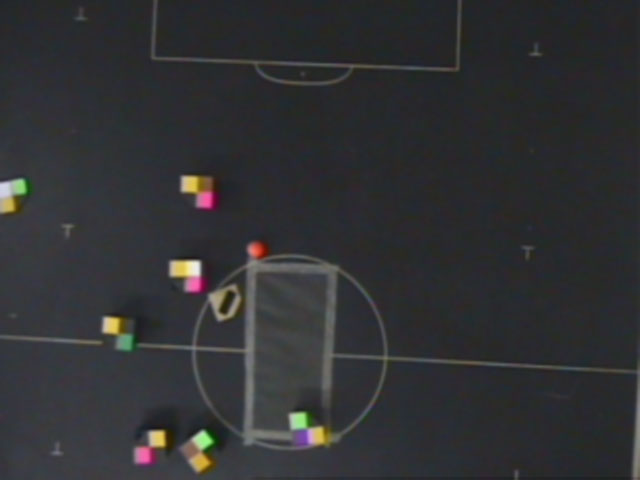
//> input picture Server/PeriksaWarna/gb5.jpg, 640 x 480 px
$ ./main   (built with g++ and OpenCV 4)
//> lines starting //> are read from the running program, lines starting //| are printed output that depends on the picture; after the words box and inside, x2 and y2 are one past the last pixel; in counts of white or black regions, pixels touching at a corner belong together
/**
 *
 * Jalankan lalu klik salah satu titik di gambar
 *
 **/

#include <iostream>
#include <opencv2/core/core.hpp>
#include <opencv2/imgproc/imgproc.hpp>
#include <opencv2/highgui/highgui.hpp>

using namespace std;

cv::Mat image;
cv::Mat result[4];
cv::Vec3b color[4];
int colorCode[] = {0, CV_BGR2HSV, CV_BGR2YUV, CV_BGR2YCrCb};
char windowName[4][30] = {"Result BGR", "Result HSV", "Result YUV", "Result YCrCb"};
char colorName[4][6] = {"BGR", "HSV", "YUV", "YCrCb"};

int colorDistance(const cv::Vec3b& color, int r, int g, int b) {
	return abs(color[0]-r)+
		abs(color[1]-g)+
		abs(color[2]-b);
}

static void onMouse( int event, int x, int y, int, void* )
{
	if( event != CV_EVENT_LBUTTONDOWN )
        return;

	cout<< x << "," << y <<endl;

	int minDistance = 25;

	cv::Mat img, imgHSV, imgYUV, imgYCB;

	for(int i=0;i<4;i++){
		if(i==0) result[i] = image.clone();
		else cv::cvtColor(image, result[i], colorCode[i]);
		color[i] = result[i].at<cv::Vec3b>(y, x);

		cout<< "* " << colorName[i] << "\t: "
			<< (int)color[i][0] << " "
			<< (int)color[i][1] << " "
			<< (int)color[i][2] << endl;
	}
	double duration;
	duration = static_cast<double>(cv::getTickCount());

	/* Ini yang dipake sama MyApplication
	 *
	 * Lambat :p
	 **/

	//for(int k = 0; k<4; k++){
	//	for(int i = 0; i< image.rows; i++){
	//		for(int j = 0; j< image.cols; j++){
	//			if(colorDistance(color[k], result[k].at<cv::Vec3b>(i, j)) > minDistance){
	//				result[k].at<cv::Vec3b>(i, j)[0] = 0;
	//				result[k].at<cv::Vec3b>(i, j)[1] = 0;
	//				result[k].at<cv::Vec3b>(i, j)[2] = 0;
	//			} else {
	//				result[k].at<cv::Vec3b>(i, j)[0] = 255;
	//				result[k].at<cv::Vec3b>(i, j)[1] = 255;
	//				result[k].at<cv::Vec3b>(i, j)[2] = 255;
	//			}
	//		}
	//	}
	//}

	/* Ini lebih cepet
	 * Tapi script lebih panjang
	 * Lebih ribet
	 * Rawan error :p
	 **/
	for(int k = 0; k<4; k++){
		int nr = result[k].rows;
		int nc = result[k].cols * result[k].channels();

		if(result[k].isContinuous()){
			nc = nc * nr;
			nr = 1;
		}
		for(int i = 0; i< nr; i++){
			uchar* data = result[k].ptr<uchar>(i);
			int mc = nc / result[k].channels();
			for(int j = 0; j< mc; j++){
				if(colorDistance(color[k], (int)data[0], (int)data[1], (int)data[2]) > minDistance){
					*data++ = 0;
					*data++ = 0;
					*data++ = 0;
				} else {
					*data++ = 255;
					*data++ = 255;
					*data++ = 255;
				}
			}
		}
	}

	duration = static_cast<double>(cv::getTickCount())-duration;
	duration /= cv::getTickFrequency();

	cout << "Elapsed Time : " << duration << endl;

	for(int i=0; i<4;i++){
		cv::namedWindow(windowName[i]);
		cv::imshow(windowName[i], result[i]);
	}

	cout<<endl;

}

int main() {
	image = cv::imread("gb5.jpg");
//> image is the input picture: 480 rows x 640 cols, CV_8UC3; mean B, G, R 51.8, 49.6, 48.9

	cv::namedWindow("Original Image");
	cv::imshow("Original Image", image);
	cv::setMouseCallback( "Original Image", onMouse, 0 );
	cv::waitKey();
//> the left mouse button is pressed and released at (160, 120)
//> the loop in onMouse, `for(int i=0;i<4;i++)` made 4 passes
//| * BGR	: 43 43 43
//| * HSV	: 0 0 43
//| * YUV	: 43 128 128
//| * YCrCb	: 43 128 128
//> after the loop in onMouse, `for(int k = 0; k<4; k++)`:
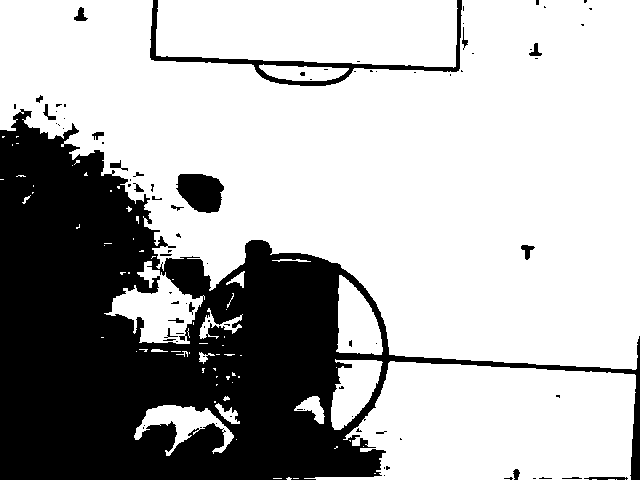
//> result[0]: 480 rows x 640 cols, CV_8UC3; 69.6% white; 88 black regions (66 under 20 px), largest, box (x1, y1, x2, y2) and area: (0, 109, 640, 480) 88086, (150, 0, 462, 86) 2495, (176, 174, 224, 213) 1402
//> after the loop in onMouse, `for(int k = 0; k<4; k++)`: result[1]: 480 rows x 640 cols, CV_8UC3; 3.1% white in thin lines or dots
//> after the loop in onMouse, `for(int k = 0; k<4; k++)`: result[2]: 480 rows x 640 cols, CV_8UC3; 90.9% white; 70 black regions (44 under 20 px), largest, box (x1, y1, x2, y2) and area: (99, 240, 640, 480) 18970, (171, 428, 226, 480) 1757, (151, 0, 461, 85) 1631
//> after the loop in onMouse, `for(int k = 0; k<4; k++)`: result[3]: 480 rows x 640 cols, CV_8UC3; 91% white; 64 black regions (38 under 20 px), largest, box (x1, y1, x2, y2) and area: (99, 240, 640, 480) 17735, (169, 428, 223, 480) 1756, (151, 0, 461, 85) 1627
//> the left mouse button is pressed and released at (480, 120)
//> call 3 of onMouse, with event = 1, x = 480, y = 120
//> the loop in onMouse (call 3), `for(int i=0;i<4;i++)` made 4 passes
//| * BGR	: 38 39 43
//| * HSV	: 6 30 43
//| * YUV	: 40 127 131
//| * YCrCb	: 40 130 127
//> after the loop in onMouse (call 3), `for(int k = 0; k<4; k++)`: result[0]: 480 rows x 640 cols, CV_8UC3; 63.9% white; 114 black regions (97 under 20 px), largest, box (x1, y1, x2, y2) and area: (0, 80, 640, 480) 106996, (150, 0, 462, 86) 2723, (73, 6, 88, 22) 127
//> after the loop in onMouse (call 3), `for(int k = 0; k<4; k++)`: result[1]: 480 rows x 640 cols, CV_8UC3; 1.1% white in thin lines or dots
//> after the loop in onMouse (call 3), `for(int k = 0; k<4; k++)`: result[2]: 480 rows x 640 cols, CV_8UC3; 83% white; 92 black regions (55 under 20 px), largest, box (x1, y1, x2, y2) and area: (0, 240, 640, 480) 41211, (151, 0, 461, 86) 1889, (0, 173, 61, 216) 1599
//> after the loop in onMouse (call 3), `for(int k = 0; k<4; k++)`:
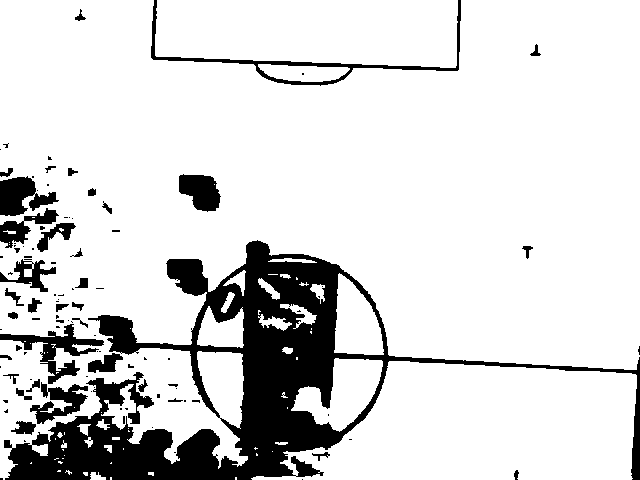
//> result[3]: 480 rows x 640 cols, CV_8UC3; 84.5% white; 104 black regions (66 under 20 px), largest, box (x1, y1, x2, y2) and area: (4, 240, 640, 480) 36169, (151, 0, 461, 86) 1848, (0, 324, 104, 384) 1701
//> the left mouse button is pressed and released at (480, 360)
//> the loop in onMouse (call 5), `for(int i=0;i<4;i++)` made 4 passes
//| * BGR	: 39 44 45
//| * HSV	: 25 34 45
//| * YUV	: 44 126 129
//| * YCrCb	: 44 129 125
//> after the loop in onMouse (call 5), `for(int k = 0; k<4; k++)`: result[0]: 480 rows x 640 cols, CV_8UC3; 68.8% white; 136 black regions (110 under 20 px), largest, box (x1, y1, x2, y2) and area: (0, 96, 640, 480) 90271, (150, 0, 462, 86) 2566, (176, 174, 223, 213) 1401
//> after the loop in onMouse (call 5), `for(int k = 0; k<4; k++)`:
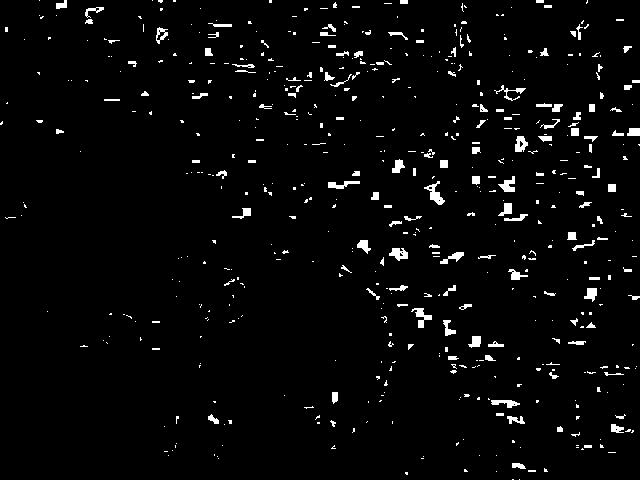
//> result[1]: 480 rows x 640 cols, CV_8UC3; 3.1% white; 556 white regions (416 under 20 px), largest, box (x1, y1, x2, y2) and area: (424, 181, 445, 205) 191, (411, 308, 432, 328) 167, (389, 248, 408, 261) 155
//> after the loop in onMouse (call 5), `for(int k = 0; k<4; k++)`: result[2]: 480 rows x 640 cols, CV_8UC3; 90% white; 105 black regions (76 under 20 px), largest, box (x1, y1, x2, y2) and area: (99, 241, 640, 480) 20319, (66, 428, 235, 480) 3861, (151, 0, 461, 85) 1594
//> after the loop in onMouse (call 5), `for(int k = 0; k<4; k++)`:
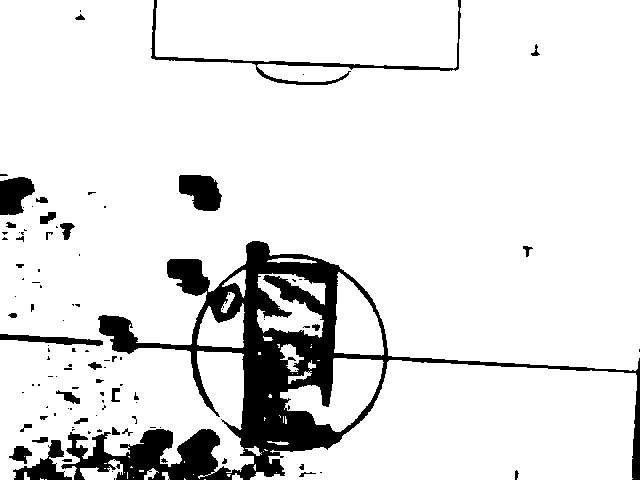
//> result[3]: 480 rows x 640 cols, CV_8UC3; 89.1% white; 105 black regions (69 under 20 px), largest, box (x1, y1, x2, y2) and area: (61, 241, 640, 480) 26309, (151, 0, 461, 85) 1620, (179, 175, 222, 211) 1135
//> the left mouse button is pressed and released at (160, 360)
//> the loop in onMouse (call 7), `for(int i=0;i<4;i++)` made 4 passes
//| * BGR	: 60 54 49
//| * HSV	: 106 47 60
//| * YUV	: 53 131 124
//| * YCrCb	: 53 125 132
//> after the loop in onMouse (call 7), `for(int k = 0; k<4; k++)`:
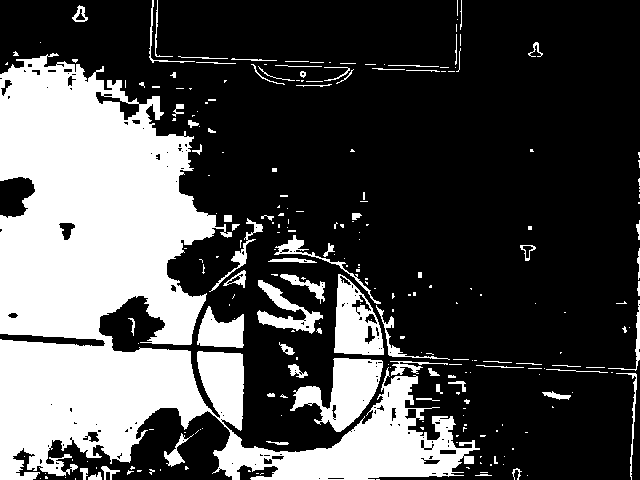
//> result[0]: 480 rows x 640 cols, CV_8UC3; 30.5% white; 247 white regions (172 under 20 px), largest, box (x1, y1, x2, y2) and area: (0, 53, 480, 480) 78125, (290, 358, 383, 432) 3349, (334, 274, 384, 355) 2466
//> after the loop in onMouse (call 7), `for(int k = 0; k<4; k++)`: result[1]: 480 rows x 640 cols, CV_8UC3; 19.7% white; 884 white regions (417 under 20 px), largest, box (x1, y1, x2, y2) and area: (28, 157, 190, 219) 3062, (91, 349, 192, 464) 2715, (64, 272, 197, 344) 2151
//> after the loop in onMouse (call 7), `for(int k = 0; k<4; k++)`:
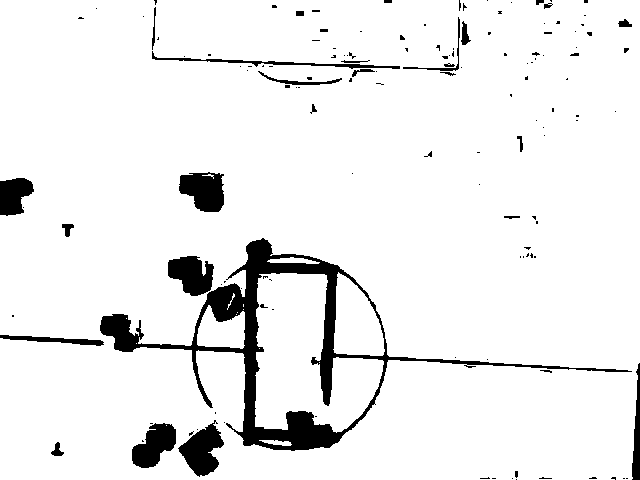
//> result[2]: 480 rows x 640 cols, CV_8UC3; 92.9% white; 140 black regions (109 under 20 px), largest, box (x1, y1, x2, y2) and area: (100, 238, 632, 451) 11775, (178, 420, 224, 477) 1397, (179, 172, 224, 212) 1353
//> after the loop in onMouse (call 7), `for(int k = 0; k<4; k++)`:
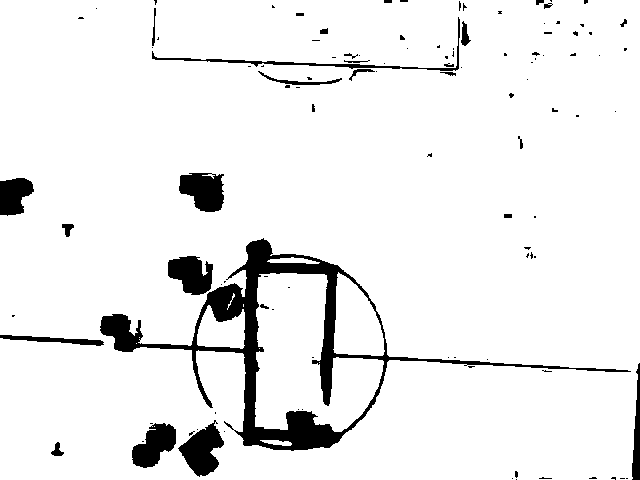
//> result[3]: 480 rows x 640 cols, CV_8UC3; 93% white; 111 black regions (82 under 20 px), largest, box (x1, y1, x2, y2) and area: (100, 238, 631, 451) 11791, (178, 420, 224, 477) 1401, (179, 173, 224, 212) 1318
}
